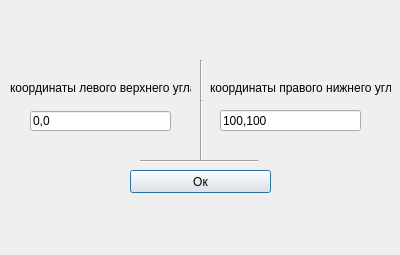
<?xml version="1.0" encoding="UTF-8"?>
<ui version="4.0">
 <class>Crop_the_picture</class>
 <widget class="QDialog" name="Crop_the_picture">
  <property name="geometry">
   <rect>
    <x>0</x>
    <y>0</y>
    <width>400</width>
    <height>255</height>
   </rect>
  </property>
  <property name="windowTitle">
   <string>Dialog</string>
  </property>
  <widget class="QPushButton" name="btnok">
   <property name="geometry">
    <rect>
     <x>130</x>
     <y>170</y>
     <width>141</width>
     <height>23</height>
    </rect>
   </property>
   <property name="text">
    <string>Ок</string>
   </property>
  </widget>
  <widget class="QLineEdit" name="lineEdit">
   <property name="geometry">
    <rect>
     <x>30</x>
     <y>111</y>
     <width>141</width>
     <height>20</height>
    </rect>
   </property>
   <property name="text">
    <string>0,0</string>
   </property>
  </widget>
  <widget class="QLabel" name="label">
   <property name="geometry">
    <rect>
     <x>10</x>
     <y>80</y>
     <width>181</width>
     <height>16</height>
    </rect>
   </property>
   <property name="text">
    <string>координаты левого верхнего угла</string>
   </property>
  </widget>
  <widget class="QLabel" name="label_2">
   <property name="geometry">
    <rect>
     <x>210</x>
     <y>80</y>
     <width>181</width>
     <height>16</height>
    </rect>
   </property>
   <property name="text">
    <string>координаты правого нижнего угла</string>
   </property>
  </widget>
  <widget class="Line" name="line">
   <property name="geometry">
    <rect>
     <x>200</x>
     <y>60</y>
     <width>3</width>
     <height>61</height>
    </rect>
   </property>
   <property name="orientation">
    <enum>Qt::Vertical</enum>
   </property>
  </widget>
  <widget class="QLineEdit" name="lineEdit_2">
   <property name="geometry">
    <rect>
     <x>220</x>
     <y>110</y>
     <width>141</width>
     <height>21</height>
    </rect>
   </property>
   <property name="text">
    <string>100,100</string>
   </property>
  </widget>
  <widget class="Line" name="line_2">
   <property name="geometry">
    <rect>
     <x>200</x>
     <y>100</y>
     <width>3</width>
     <height>61</height>
    </rect>
   </property>
   <property name="orientation">
    <enum>Qt::Vertical</enum>
   </property>
  </widget>
  <widget class="Line" name="line_3">
   <property name="geometry">
    <rect>
     <x>140</x>
     <y>160</y>
     <width>118</width>
     <height>3</height>
    </rect>
   </property>
   <property name="orientation">
    <enum>Qt::Horizontal</enum>
   </property>
  </widget>
 </widget>
 <resources/>
 <connections/>
</ui>
